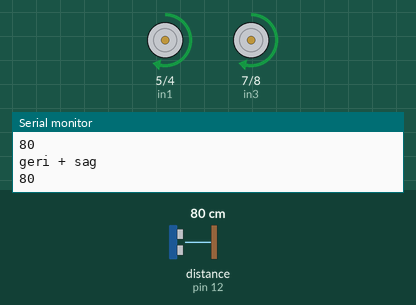
Recording of a sketch running on a simulated Arduino Uno, built with avr-gcc and run on an emulated ATmega328P. Shown: motor-driver pin pairs drawn as motors (green arrow = first pin HIGH = forward, orange = second pin HIGH = backward, longer = more drive, scaled by the enable pin), the last lines printed to the serial monitor. Wiring (inferred from the names in the program): ultrasonic range finder: trigger pin 13; echo pin 12. Inputs (shaded band) come from the test bench; at power-on: distance to the obstacle (sensor on pin 12) 80 cm. The echo pulse lasts 58.3 µs per cm.

Above: at 1.2 s.
1.3 s: distance to the obstacle (sensor on pin 12) set to 28 cm
4.3 s: distance to the obstacle (sensor on pin 12) set to 23 cm
At 5.5 s:
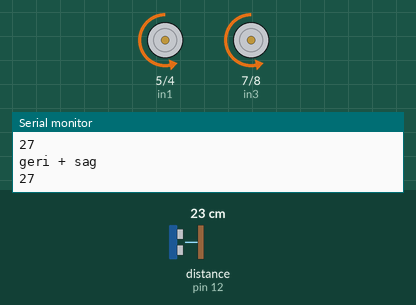
5.8 s: distance to the obstacle (sensor on pin 12) set to 120 cm
At 7.0 s:
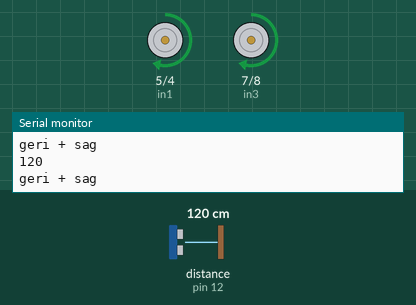
7.3 s: distance to the obstacle (sensor on pin 12) set to 2 cm
At 8.7 s:
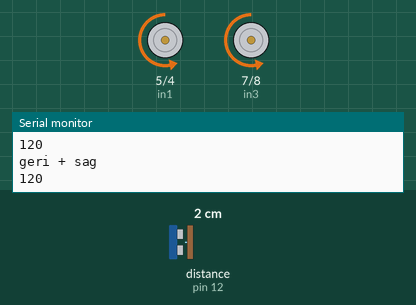
Timing chart, 0 to 9.8 s (numbered marks = the images above; inputs shaded):
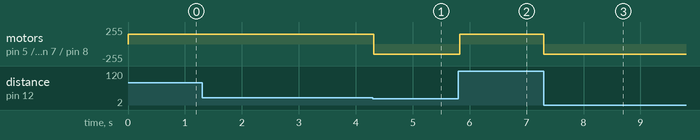

The sketch:

copy_paste.ino
```cpp
#define echoPin 12
#define trigPin 13
#define    enA 3
#define    in1 5
#define    in2 4
#define    enB 9
#define    in3 7
#define    in4 8

long sure, uzaklik;

void setup(){
       pinMode(enA,OUTPUT);
      pinMode(in1,OUTPUT);
      pinMode(in2,OUTPUT);
       pinMode(enB,OUTPUT);
      pinMode(in3,OUTPUT);
      pinMode(in4,OUTPUT);
      pinMode(echoPin,INPUT);
      pinMode(trigPin,OUTPUT);
      Serial.begin(9600);
}

void loop(){
  Serial.println(uzaklik);
digitalWrite(trigPin, LOW);
  delayMicroseconds(5);
  digitalWrite(trigPin, HIGH);
  delayMicroseconds(10);
  digitalWrite(trigPin, LOW);
  sure=pulseIn(echoPin, HIGH);
  uzaklik = 0.01723 * sure;

  if(uzaklik>0 && uzaklik<25){
    geri();
    delay(1000);
    sag();
    delay(500);
    Serial.println("geri + sag");}

  else{
    ileri();
    Serial.println("geri + sag");}
}


void geri(){
      digitalWrite(in1,LOW);
      digitalWrite(in2,HIGH);
      digitalWrite(in3,LOW);
      digitalWrite(in4,HIGH);
      analogWrite(enA,150);
      analogWrite(enB,150);
}
void ileri(){
      digitalWrite(in1,HIGH);
      digitalWrite(in2,LOW);
      digitalWrite(in3,HIGH);
      digitalWrite(in4,LOW);
      analogWrite(enA,150);
      analogWrite(enB,150);
}
void sag(){
      digitalWrite(in1,LOW);
      digitalWrite(in2,HIGH);
      analogWrite(enA,150);
}
```

Measured:
- the behaviour switches between 26 and 25 cm on distance to the obstacle (sensor on pin 12) (found by bisection; images 0 and 1)
- after the input at 4.3 s, motor on pin 5 (in1) / pin 4 (in2), motor on pin 7 (in3) / pin 8 (in4): forward 150/255 → backward 150/255 at once
- after the input at 5.8 s, motor on pin 5 (in1) / pin 4 (in2), motor on pin 7 (in3) / pin 8 (in4): backward 150/255 → forward 150/255 at once
- after the input at 7.3 s, motor on pin 5 (in1) / pin 4 (in2), motor on pin 7 (in3) / pin 8 (in4): forward 150/255 → backward 150/255 at once
